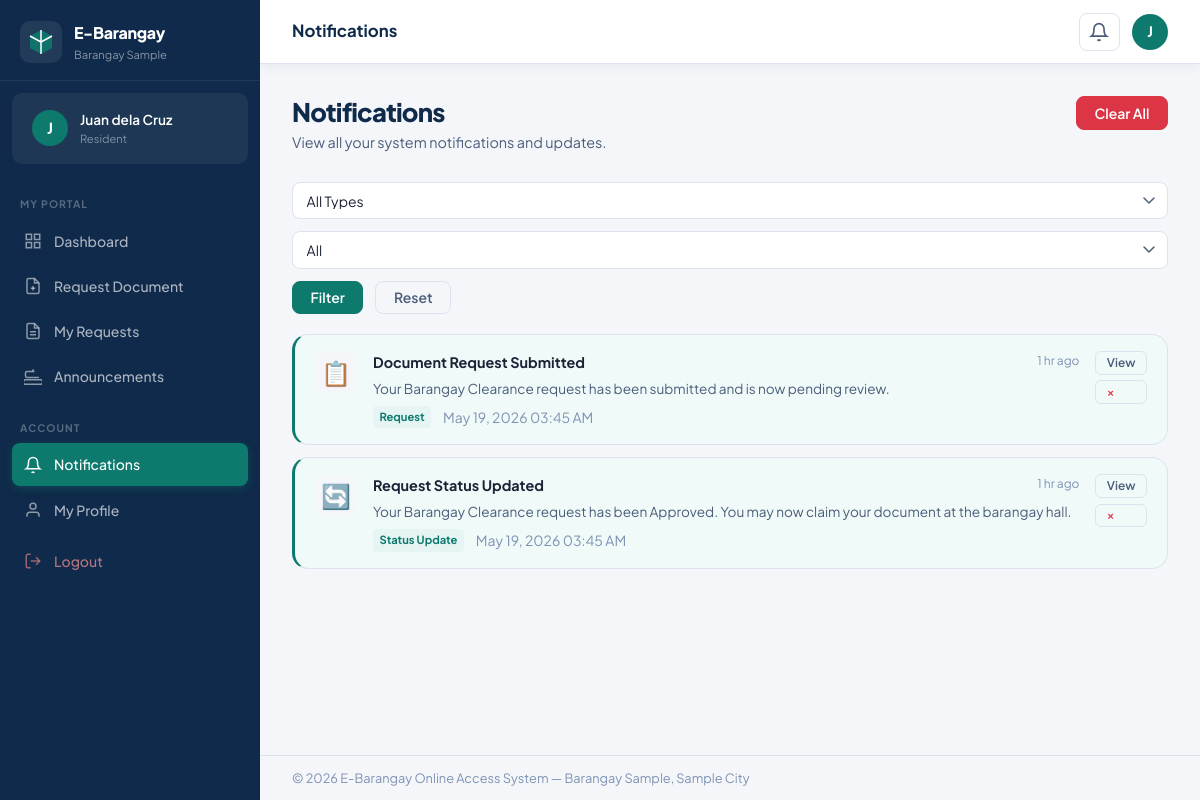
The app's page /notification.php (signed in) with its own data.
### tables this page shows
CREATE TABLE IF NOT EXISTS users (
    id INT AUTO_INCREMENT PRIMARY KEY,
    full_name VARCHAR(150) NOT NULL,
    email VARCHAR(150) NOT NULL UNIQUE,
    password VARCHAR(255) NOT NULL,
    phone VARCHAR(20),
    address TEXT,
    date_of_birth DATE,
    place_of_birth VARCHAR(150),
    civil_status ENUM('Single','Married','Widowed','Separated','Annulled') DEFAULT 'Single',
    citizenship VARCHAR(100) DEFAULT 'Filipino',
    cedula_number VARCHAR(50),
    gender ENUM('Male','Female','Other') DEFAULT 'Male',
    role ENUM('admin','resident') DEFAULT 'resident',
    status ENUM('active','inactive') DEFAULT 'active',
    profile_photo VARCHAR(255) DEFAULT NULL,
    created_at DATETIME DEFAULT CURRENT_TIMESTAMP,
    updated_at DATETIME DEFAULT CURRENT_TIMESTAMP ON UPDATE CURRENT_TIMESTAMP
);

CREATE TABLE IF NOT EXISTS notifications (
    id INT AUTO_INCREMENT PRIMARY KEY,
    user_id INT NOT NULL,
    title VARCHAR(255) NOT NULL,
    message TEXT NOT NULL,
    type ENUM('request','announcement','system','status_update') DEFAULT 'system',
    reference_id INT DEFAULT NULL,
    is_read TINYINT(1) DEFAULT 0,
    created_at DATETIME DEFAULT CURRENT_TIMESTAMP,
    FOREIGN KEY (user_id) REFERENCES users(id) ON DELETE CASCADE
);

### config.php (called while the page is built, shortened)
<?php
$conn = new mysqli(DB_HOST, DB_USER, DB_PASS, DB_NAME);
$conn->set_charset('utf8mb4');
function isLoggedIn(): bool {
    return isset($_SESSION['user_id']) && !empty($_SESSION['user_id']);
}
function getCurrentUser(): ?array {
    global $conn;
    $id = (int)$_SESSION['user_id'];
    $stmt = $conn->prepare("SELECT * FROM users WHERE id = ? LIMIT 1");
    $stmt->bind_param('i', $id);
    $stmt->execute();
    $res = $stmt->get_result();
    return $res->fetch_assoc();
}
function getUnreadCount(int $userId): int {
    global $conn;
    $stmt = $conn->prepare("SELECT COUNT(*) as cnt FROM notifications WHERE user_id = ? AND is_read = 0");
    $stmt->bind_param('i', $userId);
    $stmt->execute();
    return (int)$stmt->get_result()->fetch_assoc()['cnt'];
}
function e(mixed $val): string {
    return htmlspecialchars((string)($val ?? ''), ENT_QUOTES, 'UTF-8');
}
function formatDateTime(?string $dt): string {
    return date('M d, Y h:i A', strtotime($dt));
}
function timeAgo(string $datetime): string {
    $now  = new DateTime();
    $ago  = new DateTime($datetime);
    $diff = $now->diff($ago);
    if ($diff->d == 0) return $diff->h . ' hr ago';
    return formatDate($datetime);
}

### notification.php (the view, shortened to what this page needs)
<?php
require_once 'config.php';
$pageTitle = 'Notifications';
$userId    = (int)$_SESSION['user_id'];
$where = ['user_id = ?'];
$params = [$userId]; $types = 'i';
$whereStr = implode(' AND ', $where);
$stmt = $conn->prepare("SELECT * FROM notifications WHERE $whereStr ORDER BY created_at DESC");
$stmt->bind_param($types, ...$params);
$stmt->execute();
$notifications = $stmt->get_result()->fetch_all(MYSQLI_ASSOC);
include_once 'includes/layout.php';
$typeIconMap = [
    'request'       => '📋',
    'announcement'  => '📢',
    'system'        => '⚙️',
    'status_update' => '🔄',
];
?>
<div class="page-header">
    <div>
        <h1 class="page-title">Notifications</h1>
        <p class="page-desc">View all your system notifications and updates.</p>
    </div>
    <div class="page-actions">
        <?php if (!empty($notifications)): ?>
        <a href="notification.php?delete_all=1" class="btn btn-danger confirm-link" data-confirm="Delete all notifications?">Clear All</a>
        <?php endif; ?>
    </div>
</div>
<div class="filter-bar">
    <form method="GET" class="filter-form">
        <select name="type" class="form-input form-select filter-select">
            <option value="">All Types</option>
        </select>
        <select name="read_status" class="form-input form-select filter-select">
            <option value="">All</option>
        </select>
        <button type="submit" class="btn btn-primary">Filter</button>
        <a href="notification.php" class="btn btn-ghost">Reset</a>
    </form>
</div>
<?php if (empty($notifications)): ?>
<div class="empty-state">
    <div class="empty-icon">🔔</div>
    <h3>No Notifications</h3>
    <p>You're all caught up! New notifications will appear here.</p>
</div>
<?php else: ?>
<div class="notif-full-list">
    <?php foreach ($notifications as $n):
        $icon = $typeIconMap[$n['type']] ?? '🔔';
        $isUnread = !$n['is_read'];
    ?>
    <div class="notif-full-item <?= $isUnread ? 'notif-unread' : '' ?>">
        <div class="notif-full-icon"><?= $icon ?></div>
        <div class="notif-full-body">
            <div class="notif-full-header">
                <strong class="notif-full-title"><?= e($n['title']) ?></strong>
                <span class="notif-full-time"><?= timeAgo($n['created_at']) ?></span>
            </div>
            <p class="notif-full-msg"><?= e($n['message']) ?></p>
            <div class="notif-full-meta">
                <span class="notif-type-tag"><?= ucwords(str_replace('_', ' ', $n['type'])) ?></span>
                <span class="text-muted"><?= formatDateTime($n['created_at']) ?></span>
            </div>
        </div>
        <div class="notif-full-actions">
            <?php if ($n['type'] === 'request' || $n['type'] === 'status_update'): ?>
            <a href="<?= $_SESSION['role']==='admin' ? 'manage_request.php?view='.$n['reference_id'] : 'view_request.php?view='.$n['reference_id'] ?>" class="btn btn-ghost btn-xs">View</a>
            <?php elseif ($n['type'] === 'announcement' && $n['reference_id']): ?>
            <a href="announcement.php" class="btn btn-ghost btn-xs">View</a>
            <?php endif; ?>
            <a href="notification.php?delete=<?= $n['id'] ?>" class="btn btn-ghost btn-xs text-danger confirm-link" data-confirm="Delete this notification?">×</a>
        </div>
    </div>
    <?php endforeach; ?>
</div>
<?php endif; ?>
<?php include_once 'includes/footer.php'; ?>

### includes/layout.php (shortened to what this page needs)
<?php
require_once (strpos(__DIR__, 'includes') !== false ? dirname(__DIR__) . '/config.php' : 'config.php');
$currentUser    = getCurrentUser();
$userId         = (int)($_SESSION['user_id'] ?? 0);
$userRole       = $_SESSION['role'] ?? 'resident';
$unreadCount    = $userId ? getUnreadCount($userId) : 0;
$currentPage    = basename($_SERVER['PHP_SELF']);
$pageTitle      = $pageTitle ?? 'Dashboard';
$basePath = '';
if (strpos(__DIR__, 'includes') !== false) {
    $basePath = '../';
}
?>
<!DOCTYPE html>
<html lang="en">
<head>
    <link rel="stylesheet" href="<?= $basePath ?>css/style.css">
</head>
<body>
<aside class="sidebar" id="sidebar">
    <div class="sidebar-brand">
        <div class="brand-icon">
            <svg width="28" height="28" viewBox="0 0 28 28" fill="none">
                <path d="M14 2L3 8v12l11 6 11-6V8L14 2z" fill="var(--accent)" opacity="0.9"/>
                <path d="M14 2v24M3 8l11 6 11-6" stroke="white" stroke-width="1.5" stroke-linejoin="round"/>
            </svg>
        </div>
        <div class="brand-text">
            <span class="brand-name"><?= SITE_NAME ?></span>
            <span class="brand-sub"><?= BARANGAY_NAME ?></span>
        </div>
    </div>
    <div class="sidebar-user-card">
        <div class="sidebar-avatar">
            <?= strtoupper(substr($currentUser['full_name'] ?? 'U', 0, 1)) ?>
        </div>
        <div class="sidebar-user-info">
            <span class="sidebar-user-name"><?= e($currentUser['full_name'] ?? 'User') ?></span>
            <span class="sidebar-user-role"><?= ucfirst($userRole) ?></span>
        </div>
    </div>
    <nav class="sidebar-nav">
        <?php if ($userRole === 'admin'): ?>
        <div class="nav-section-label">Management</div>
        <a href="<?= $basePath ?>admin_dashboard.php" class="nav-item <?= $currentPage === 'admin_dashboard.php' ? 'active' : '' ?>">
            <svg class="nav-icon" viewBox="0 0 24 24" fill="none" stroke="currentColor" stroke-width="2"><rect x="3" y="3" width="7" height="7"/><rect x="14" y="3" width="7" height="7"/><rect x="3" y="14" width="7" height="7"/><rect x="14" y="14" width="7" height="7"/></svg>
            <span>Dashboard</span>
        </a>
        <a href="<?= $basePath ?>manage_request.php" class="nav-item <?= $currentPage === 'manage_request.php' ? 'active' : '' ?>">
            <svg class="nav-icon" viewBox="0 0 24 24" fill="none" stroke="currentColor" stroke-width="2"><path d="M14 2H6a2 2 0 00-2 2v16a2 2 0 002 2h12a2 2 0 002-2V8z"/><polyline points="14 2 14 8 20 8"/><line x1="16" y1="13" x2="8" y2="13"/><line x1="16" y1="17" x2="8" y2="17"/><polyline points="10 9 9 9 8 9"/></svg>
            <span>Document Requests</span>
        </a>
        <a href="<?= $basePath ?>manage_resident.php" class="nav-item <?= $currentPage === 'manage_resident.php' ? 'active' : '' ?>">
            <svg class="nav-icon" viewBox="0 0 24 24" fill="none" stroke="currentColor" stroke-width="2"><path d="M17 21v-2a4 4 0 00-4-4H5a4 4 0 00-4 4v2"/><circle cx="9" cy="7" r="4"/><path d="M23 21v-2a4 4 0 00-3-3.87"/><path d="M16 3.13a4 4 0 010 7.75"/></svg>
            <span>Residents</span>
        </a>
        <a href="<?= $basePath ?>announcement.php" class="nav-item <?= $currentPage === 'announcement.php' ? 'active' : '' ?>">
            <svg class="nav-icon" viewBox="0 0 24 24" fill="none" stroke="currentColor" stroke-width="2"><path d="M22 17H2a3 3 0 000 6h20a3 3 0 000-6z"/><path d="M14 6H4a2 2 0 00-2 2v4a2 2 0 002 2h16"/><line x1="12" y1="3" x2="12" y2="6"/></svg>
            <span>Announcements</span>
        </a>
        <?php else: ?>
        <div class="nav-section-label">My Portal</div>
        <a href="<?= $basePath ?>residents_dashboard.php" class="nav-item <?= $currentPage === 'residents_dashboard.php' ? 'active' : '' ?>">
            <svg class="nav-icon" viewBox="0 0 24 24" fill="none" stroke="currentColor" stroke-width="2"><rect x="3" y="3" width="7" height="7"/><rect x="14" y="3" width="7" height="7"/><rect x="3" y="14" width="7" height="7"/><rect x="14" y="14" width="7" height="7"/></svg>
            <span>Dashboard</span>
        </a>
        <a href="<?= $basePath ?>request_documents.php" class="nav-item <?= $currentPage === 'request_documents.php' ? 'active' : '' ?>">
            <svg class="nav-icon" viewBox="0 0 24 24" fill="none" stroke="currentColor" stroke-width="2"><path d="M14 2H6a2 2 0 00-2 2v16a2 2 0 002 2h12a2 2 0 002-2V8z"/><polyline points="14 2 14 8 20 8"/><line x1="12" y1="18" x2="12" y2="12"/><line x1="9" y1="15" x2="15" y2="15"/></svg>
            <span>Request Document</span>
        </a>
        <a href="<?= $basePath ?>view_request.php" class="nav-item <?= $currentPage === 'view_request.php' ? 'active' : '' ?>">
            <svg class="nav-icon" viewBox="0 0 24 24" fill="none" stroke="currentColor" stroke-width="2"><path d="M14 2H6a2 2 0 00-2 2v16a2 2 0 002 2h12a2 2 0 002-2V8z"/><polyline points="14 2 14 8 20 8"/><line x1="16" y1="13" x2="8" y2="13"/><line x1="16" y1="17" x2="8" y2="17"/></svg>
            <span>My Requests</span>
        </a>
        <a href="<?= $basePath ?>announcement.php" class="nav-item <?= $currentPage === 'announcement.php' ? 'active' : '' ?>">
            <svg class="nav-icon" viewBox="0 0 24 24" fill="none" stroke="currentColor" stroke-width="2"><path d="M22 17H2a3 3 0 000 6h20a3 3 0 000-6z"/><path d="M14 6H4a2 2 0 00-2 2v4a2 2 0 002 2h16"/><line x1="12" y1="3" x2="12" y2="6"/></svg>
            <span>Announcements</span>
        </a>
        <?php endif; ?>
        <div class="nav-section-label">Account</div>
        <a href="<?= $basePath ?>notification.php" class="nav-item <?= $currentPage === 'notification.php' ? 'active' : '' ?>">
            <svg class="nav-icon" viewBox="0 0 24 24" fill="none" stroke="currentColor" stroke-width="2"><path d="M18 8A6 6 0 006 8c0 7-3 9-3 9h18s-3-2-3-9"/><path d="M13.73 21a2 2 0 01-3.46 0"/></svg>
            <span>Notifications</span>
        </a>
        <a href="<?= $basePath ?>edit.php" class="nav-item <?= $currentPage === 'edit.php' ? 'active' : '' ?>">
            <svg class="nav-icon" viewBox="0 0 24 24" fill="none" stroke="currentColor" stroke-width="2"><path d="M20 21v-2a4 4 0 00-4-4H8a4 4 0 00-4 4v2"/><circle cx="12" cy="7" r="4"/></svg>
            <span>My Profile</span>
        </a>
        <a href="<?= $basePath ?>logout.php" class="nav-item nav-item-logout">
            <svg class="nav-icon" viewBox="0 0 24 24" fill="none" stroke="currentColor" stroke-width="2"><path d="M9 21H5a2 2 0 01-2-2V5a2 2 0 012-2h4"/><polyline points="16 17 21 12 16 7"/><line x1="21" y1="12" x2="9" y2="12"/></svg>
            <span>Logout</span>
        </a>
    </nav>
</aside>
<div class="main-wrapper">
    <header class="topbar">
        <div class="topbar-title">
            <span><?= e($pageTitle) ?></span>
        </div>
        <div class="topbar-actions">
            <div class="notif-wrapper" id="notifWrapper">
                <button class="notif-btn <?= $unreadCount > 0 ? 'has-unread' : '' ?>" id="notifBtn" aria-label="Notifications">
                    <svg width="20" height="20" viewBox="0 0 24 24" fill="none" stroke="currentColor" stroke-width="2"><path d="M18 8A6 6 0 006 8c0 7-3 9-3 9h18s-3-2-3-9"/><path d="M13.73 21a2 2 0 01-3.46 0"/></svg>
                </button>
            </div>
            <a href="<?= $basePath ?>edit.php" class="topbar-avatar" title="Edit Profile">
                <?= strtoupper(substr($currentUser['full_name'] ?? 'U', 0, 1)) ?>
            </a>
        </div>
    </header>
    <main class="page-content">

### records on screen
users: full_name "J", full_name "Juan dela Cruz"
notifications: type "📋", title "Document Request Submitted", created_at "1 hr ago", message "Your Barangay Clearance request has been submitted and is now pending review.", type "Request", created_at "May 19, 2026 03:45 AM"
notifications: type "🔄", title "Request Status Updated", created_at "1 hr ago", message "Your Barangay Clearance request has been Approved. You may now claim your document at the barangay hall.", type "Status Update", created_at "May 19, 2026 03:45 AM"

### other values on screen
SITE_NAME "E-Barangay"
BARANGAY_NAME "Barangay Sample"
$userRole "Resident"
$pageTitle "Notifications"
SITE_FULL "E-Barangay Online Access System"
BARANGAY_CITY "Sample City"
